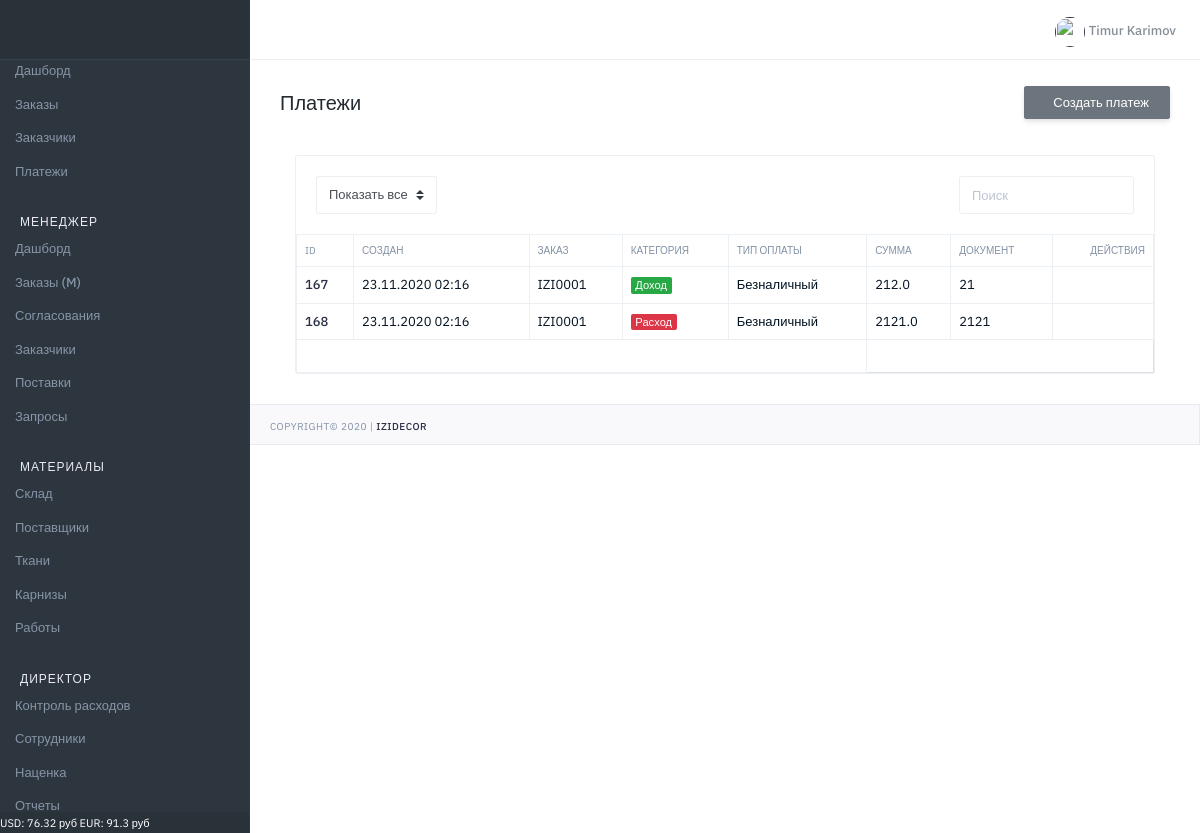
The page /izi/payments/list/ (signed in) on the database as committed earlier.
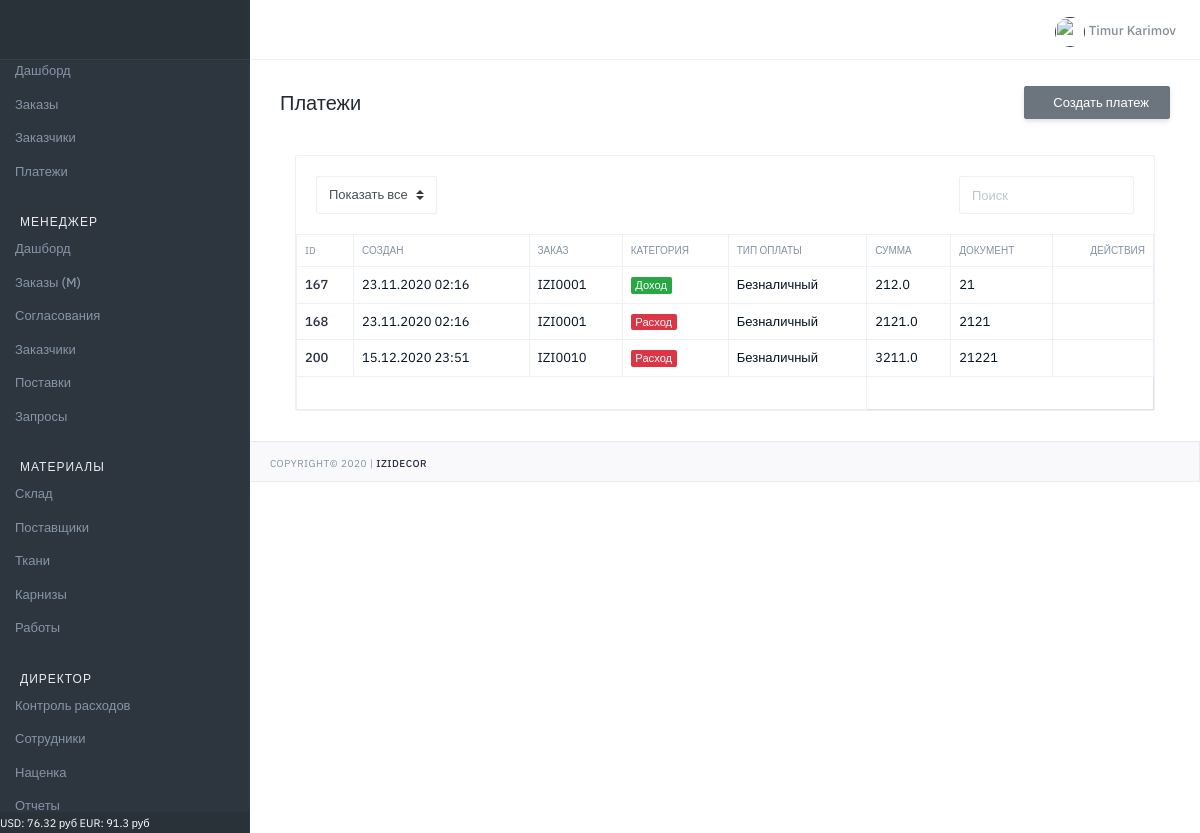
The same page on the database as committed later.
### orders/models.py (models this page shows, shortened)
class Payment(models.Model):
    TYPE_P = (
        (0, 'Доход'),
        (1, 'Расход'),
    )
    TYPE_PAYMENTS = (
        (0, 'Первичный аванс'),
        (1, 'Платеж'),
    )
    TYPE_MONEY = (
        (0, 'Безналичный'),
        (1, 'Наличный'),
    )
    name = models.CharField(verbose_name='Платеж', max_length=100, blank=True)
    category = models.ForeignKey(PaymentCategory, null=True, blank=True, on_delete=models.CASCADE, verbose_name='Категория')
    order = models.ForeignKey(Order, null=True, blank=True, on_delete=models.CASCADE, verbose_name='Заказ')
    customer = models.ForeignKey(Customer, null=True, blank=True, on_delete=models.CASCADE, verbose_name='Покупатель')
    type_money = models.IntegerField(verbose_name="Тип платежа", choices=TYPE_MONEY, default=0)
    price = models.FloatField(verbose_name="Сумма платежа", max_length=100, default=0)
    receipt = models.CharField(verbose_name='Чек', max_length=100)
    user = models.ForeignKey(User, on_delete=models.CASCADE, verbose_name='Пользователь', blank=True, null=True)
    date_created = models.DateTimeField(verbose_name='Дата создания', auto_now_add=True, null=True, blank=True)

class Order(models.Model):
    STATUS_V = (
        (0, 'Запланирован'),
        (1, 'КП подготовлено'),
        (2, 'КП утверждено'),
        (3, 'Договор подготовлен'),
        (4, 'Договор подписан'),
        (5, 'Аванс получен'),
        (6, 'Материалы заказаны'),
        (7, 'Материалы оплачены'),
        (8, 'Материалы отгружены'),
        (9, 'Работы заказаны'),
        (10, 'Заказ выдан'),
        (11, 'Архив'),
    )
    STATUS_CSS = (
        (0, 'secondary'),
        (1, 'secondary'),
        (2, 'secondary'),
        (3, 'info'),
        (4, 'info'),
        (5, 'primary'),
        (6, 'primary'),
        (7, 'primary'),
        (8, 'primary'),
        (9, 'primary'),
        (10, 'success'),
        (11, 'warning'),
    )
    STATUS_P = (
        (0, 0),
        (1, 10),
        (2, 20),
        (3, 30),
        (4, 40),
        (5, 50),
        (6, 60),
        (7, 70),
        (8, 80),
        (9, 90),
        (10, 100),
        (11, 0)
    )
    STATUS_V_T = (
        (0, 'Не заказаны'),
        (1, 'Заказаны'),
        (2, 'Оплачены'),
        (3, 'Отгружены'),
    )
    STATUS_V_D = (
        (0, 'Нет скидки'),
        (1, 'Не согласована'),
        (2, 'Согласована'),
        (3, 'Отказано'),
    )
    STATUS_V_D2 = (
        (0, 'Нет скидки'),
        (1, 'Ожидание согласования'),
        (2, 'Согласована'),
        (3, 'Отказано'),
        (4, 'Частичное согласование'),
    )
    number = models.CharField(verbose_name='Номер', max_length=100, blank=True, null=True, default=GetCountOrder)
    status = models.IntegerField(verbose_name='Статус', choices=STATUS_V, default=0)
    status_css = models.IntegerField(verbose_name='Статус', choices=STATUS_CSS, default=0)
    progress = models.IntegerField(verbose_name='Прогресс', choices=STATUS_P, default=0)
    textile_state = models.IntegerField(verbose_name='Состояние по текстилю', choices=STATUS_V_T, default=0)
    cornice_state = models.IntegerField(verbose_name='Состояние по карнизам', choices=STATUS_V_T, default=0)
    work_state = models.IntegerField(verbose_name='Состояние по работам', choices=STATUS_V_T, default=0)
    discount_status = models.IntegerField(verbose_name='Общий статус скидки', choices=STATUS_V_D2, default=0)
    discount_t = models.FloatField(verbose_name='Скидка к текстилю', max_length=100, blank=True, null=True, default=1)
    discount_t_s = models.IntegerField(verbose_name='Статус скидки', choices=STATUS_V_D, default=0)
    discount_c = models.FloatField(verbose_name='Скидка к карнизам', max_length=100, blank=True, null=True, default=1)
    discount_c_s = models.IntegerField(verbose_name='Статус скидки', choices=STATUS_V_D, default=0)
    discount_w = models.FloatField(verbose_name='Скидка к работам', max_length=100, blank=True, null=True, default=1)
    discount_w_s = models.IntegerField(verbose_name='Статус скидки', choices=STATUS_V_D, default=0)
    discount_view = models.IntegerField(verbose_name='Просмотр скидки', default=0)
    date_created = models.DateTimeField(verbose_name='Дата создания', auto_now_add=True, null=True)
    date_finished = models.DateField(verbose_name='Дата исполнения', blank=True, null=True)
    user = models.ForeignKey(User, on_delete=models.CASCADE, verbose_name='Пользователь', blank=True, null=True)
    user_view = models.IntegerField(verbose_name='Просмотр', default=0)

class PaymentCategory(models.Model):
    TYPE_P = (
        (0, 'Доход'),
        (1, 'Расход'),
    )
    name = models.CharField(verbose_name='Категория платежа', max_length=100, blank=True)
    type_p = models.IntegerField(verbose_name="Вид", choices=TYPE_P, default=0)

### common/views.py (the view)
# urls.py: path('payments/list/', PaymentsList, name="payments_list"),
@login_required(login_url='login')
def PaymentsList(request):
    qs = Payment.objects.filter(user=request.user)
    return render(request, 'common/payments.html', context={'qs': qs})

### main/template_tags/custom_tags.py (called while the page is built, shortened)
@register.filter(name='has_group')
def has_group(user, group_name):
    return user.groups.filter(name=group_name).exists()

@register.simple_tag()
def get_new_orders():
    result = Order.objects.filter(status__gte=5, user_view=0).count()
    return result

@register.simple_tag()
def get_discount():
    result = Order.objects.filter(status__lte=3, discount_status=1, discount_view=0).count()
    return result

@register.simple_tag()
def get_currency():
    usd = MarkupCurrency.objects.get(name='USD')
    eur = MarkupCurrency.objects.get(name='EUR')
    f = f'USD: {round(usd.value,2)} руб  EUR: {round(eur.value,2)} руб'
    return f

@register.simple_tag()
def get_finish_orders():
    result = Order.objects.filter(status=9).count()
    all_orders = Order.objects.filter(status=8)
    count_n = 0
    return result+count_n

### common/templates/common/payments.html (shortened to what the changed rows need)
{% extends "main/base.html" %}
{% block title_h1 %}Платежи{% endblock %}
{% block body_content %}
                     <div class="col-md-12 col-lg-12">
                        <div class="card mg-b-30">
                           <div class="card-body pd-0">
                              <table id="foo-filtering" class="table table-bordered table-hover toggle-circle" data-page-size="50">
                                  <thead class="tx-10 tx-uppercase">
                                     <tr>
                                        <th>ID</th>
                                         <th>Создан</th>
                                        <th>Заказ</th>
                                        <th>Категория</th>
                                        <th>Тип оплаты</th>
                                         <th>Сумма</th>
                                         <th>Документ</th>
                                        <th class="tx-right">Действия</th>
                                     </tr>
                                  </thead>
                                 <tbody>
                                    {% for q in qs %}
                                        <tr class="odd gradeX">
                                            <td><a href="">{{q.id}}</a></td>
                                            <td>{{q.date_created|date:'d.m.Y H:i'}}</td>
                                            <td>{{ q.order.number }}</td>
                                            <td>
                                                {% if q.category.type_p == 0 %}
                                                    <span class="badge badge-success">{{ q.category.get_type_p_display }}</span>
                                                {%else%}
                                                    <span class="badge badge-danger">{{ q.category.get_type_p_display }}</span>
                                                {%endif%}
                                            </td>
                                            <td>{{ q.get_type_money_display }}</td>
                                            <td>{{ q.price }}</td>
                                            <td>{{ q.receipt }}</td>
                                            <td class="tx-right">
                                                <a href=""  title="" data-toggle="tooltip" data-original-title="Изменить"></a>
                                            </td>
                                        </tr>
                                    {% endfor %}
                                 </tbody>
                              </table>
                           </div>
                        </div>
                     </div>
{% endblock %}

Rows that differ between the two databases and show on the page:
added Payment: id "200", date_created "15.12.2020 23:51", order.number "IZI0010", category.type_p "Расход", type_money "Безналичный", price "3211.0", receipt "21221"
